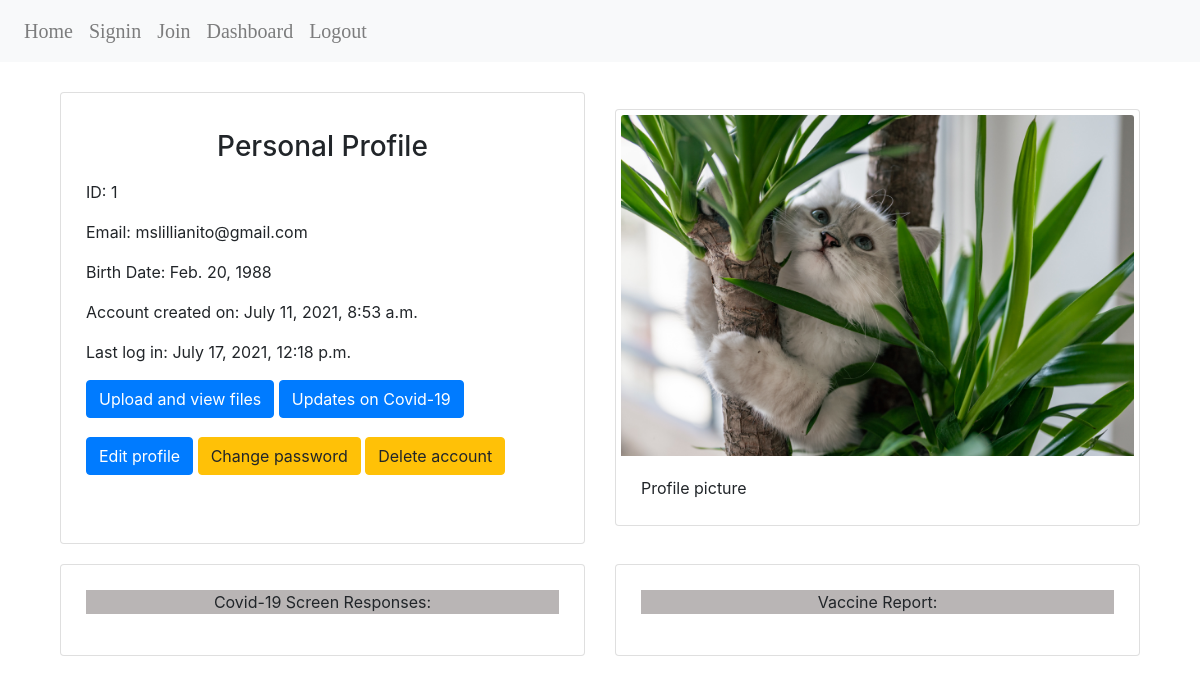
Screenshot of /profile/2 (signed in) with the database file from the repository.
### orgHaccounts/models.py (models this page shows, shortened)
class OrgHUser(AbstractBaseUser):
    email = models.EmailField(
        verbose_name='email address',
        max_length=255,
        unique=True,
    )
    cover = models.ImageField(
        upload_to='profile_images/',
        verbose_name='profile picture',
        null=True,
        blank=True,
        )
    date_of_birth = models.DateField(
        verbose_name='birth date',
    )
    is_active = models.BooleanField(default=True)
    staff = models.BooleanField(default=False)
    admin = models.BooleanField(default=False)
    created_at= models.DateTimeField(auto_now_add=True, null=True)
    last_login= models.DateTimeField(auto_now=True, null=True)
    objects = OrgHUserManager()
    USERNAME_FIELD = 'email'
    REQUIRED_FIELDS = ['date_of_birth']

### orgHaccounts/views.py (the view)
# urls.py: path('profile/<int:user_id>', views.profile),
def profile(request, user_id):
    user= request.user
    all_vaccineResponses= VaccineResponse.objects.filter(id=user_id)
    all_screenAnswers= ScreenAnswer.objects.filter(id=user_id)
    context={
        "history": "Personal Information",
        "health_condition": "Covid-19",
        "user": user,
        "all_vaccineResponses": all_vaccineResponses,
        "all_screenAnswers": all_screenAnswers,
    }
    return render(request, 'dashboard/profile.html', context)

### orgHaccounts/templates/dashboard/profile.html (shortened to what this page needs)
{% extends "base.html" %}
{% block content%}
<div class="container" id="wrapper">
    <div class="row">
        <div class="col align-self-center">
            <div class="card" style="width:100%;">
                <div class="card-body">
                    <p class= "card-title"><h3> Personal Profile </h3></p>
                    <p class="card-text"><span> ID: {{ user.id }} </span></p>
                    <p class="card-text"> Email: {{ user.email }}</p>
                    <p class="card-text"> Birth Date: {{ user.date_of_birth }} </p>
                    <p class="card-text"> <span> Account created on: {{ user.created_at }} </span></p>
                    <p class="card-text"> <span> Last log in: {{ user.last_login }} </span></p>
                    <p class="card-text">
                        <a href="/files/{{ user.id }}" class="btn btn-primary"> Upload and view files </a>
                        <a href="/feed" class="btn btn-primary"> Updates on {{ health_condition }} </a>
                    </p>
                    <p>
                        <a href="/edit/{{ user.id }}" class="btn btn-primary"> Edit profile </a>
                        <a href="/password_change" class="btn btn-warning"> Change password </a>
                        <a href="/delete_profile/{{ user.id }}" class="btn btn-warning"> Delete account </a>
                    </p><br>
                </div>
            </div>
        </div>
        <div class="col align-self-center">
            <div class="card" style="width: 100%;">
                {% if user.cover %}
                    {% load static %}
                {% endif %}
                {% if user.cover not in request.session %}
                    {% load static %}
                    <img class="card-img-top" src="{% static 'kitty.jpg' %}" alt="profile picture">
                {% endif %}
                <div class="card-body">
                    <p class="card-text"> Profile picture </p>
                </div>
            </div>
        </div>
    </div>
    <div class="row">
        <div class="col align-self-center">
            {% if user.screenAnswers %}
            <div class="card scrollable" style="width:100%;">
                <div class="card-body">
                    <p class="card-title"> Covid-19 Screen Responses: </p>
                </div>
            </div>
            {% else %} <p class="card-title"> You have not screened for Covid-19 yet! </p>
            {%  endif %}
        </div>
        <div class="col align-self-center">
            {% if user.vaccineResponses %}
            <div class="card scrollable" style="width:100%;">
                <div class="card-body">
                    <p class="card-title"> Vaccine Report: </p>
                </div>
            </div>
            {% else %} <p class="card-title"> No reports to show! </p>
            {% endif %}
        </div>
    </div>
</div>
{% endblock %}

### orgHaccounts/static/styles.css (style rules this page uses)
h1, h2, h3, a { text-align: center; }
.container { display: block; margin:auto; padding:20px; }
.card { display:block; padding:5px; }
.row { padding: 10px; }
.card-body a, .card-title p, .card-text a, .card .btn { margin-bottom: 3px; text-align: center; align-content: center; }
.card-title { background-color : rgba(170, 165, 165, 0.815); text-align: center; }
p .btn { align-content: center; text-align: center; }

### rows the page displays
OrgHUser: id "1", email "mslillianito@gmail.com", date_of_birth "Feb. 20, 1988", created_at "July 11, 2021, 8:53 a.m.", last_login "July 17, 2021, 12:18 p.m."

### other values shown
{{ health_condition }} "Covid-19"
